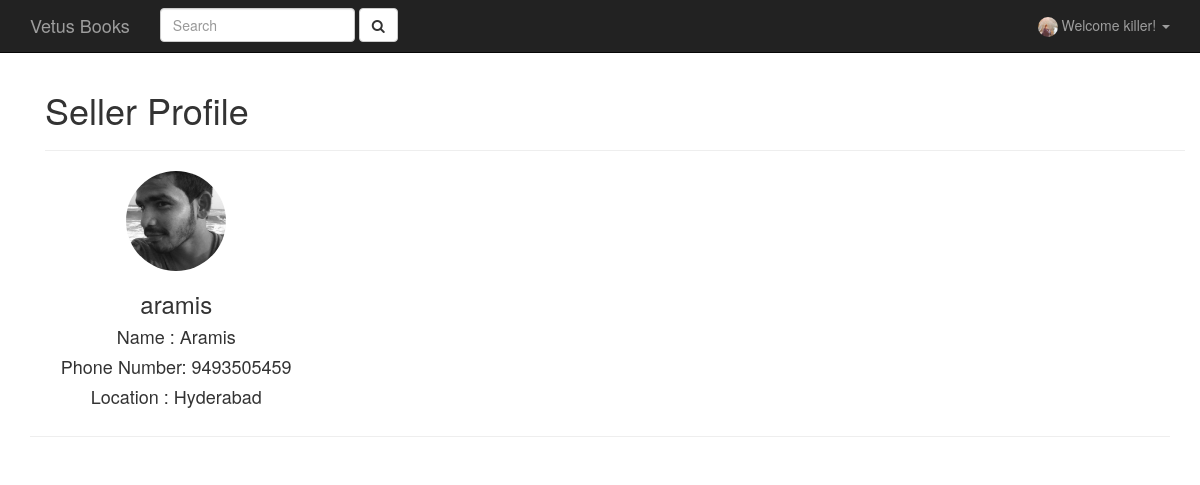
The app's page /seller/1/ (signed in), older data.
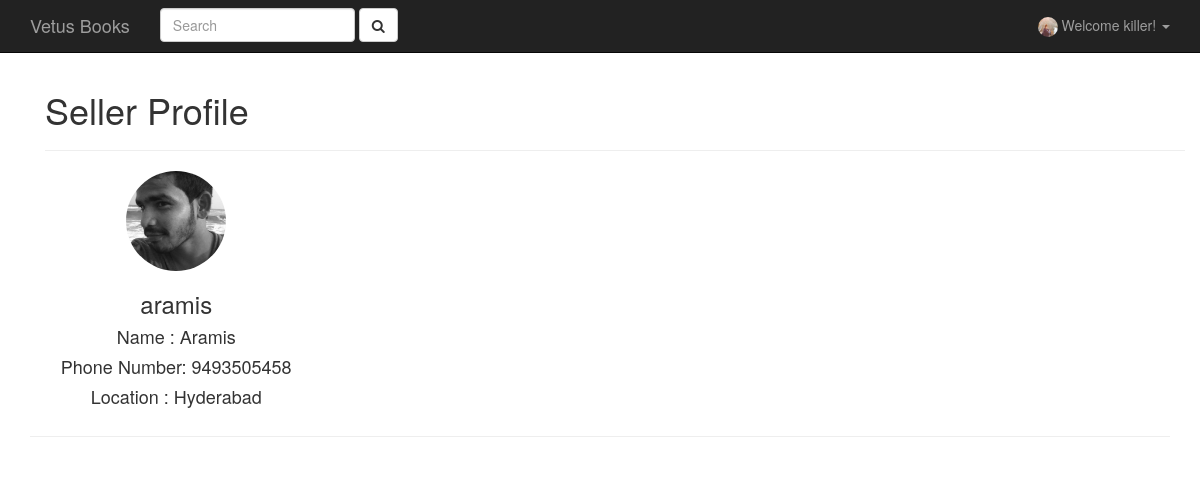
The same page, newer data.
### vetusbooks/models.py (models this page shows)
class User(AbstractUser):
	phone = models.CharField(max_length=10, unique=True, validators=[validate_phone], blank=False)
	location = models.CharField(max_length = 30, blank=True)
	birth_date = models.DateField(null=True, blank=True)
	avatar = models.ImageField(upload_to = 'avatar', default = 'avatar/avatar.jpg')

### vetusbooks/views.py (the view)
# urls.py: url(r'^seller/(?P<id>\d+)/$', views.seller_profile, name='seller_profile'),
def seller_profile(request, id):
	print(id)
	user = User.objects.filter(id=id)
	print(user)
	if user:
		user = user[0]
	else:
		HttpResponseRedirect("/")
	context = {
			"title": user.username,
			"user" : user
	}
	return render(request, 'vetusbooks/seller_profile.html', context)

### vetusbooks/templates/vetusbooks/seller_profile.html (shortened to what this page needs)
{% extends "base.html" %}
{% block content %}
<div class="container">
    <h1>Seller Profile</h1>
  	<hr>
	<div class="row">
      <div class="col-md-3">
        <div class="text-center">
          <img src="{{ user.avatar.url }}" class="avatar img-circle" alt="avatar" width="100px">
          <h3>{{ user.username }}</h3>
          <h4>Name : {{ user.first_name }}</h4>
          <h4>Phone Number: {{ user.phone }}</h4>
          <h4>Location : {{ user.location }}</h4>
        </div>
      </div>
  </div>
</div>
<hr>
{% endblock content %}

Row changes from the older to the newer data that the page shows:
changed User "aramis": phone "9493505459" → "9493505458"
